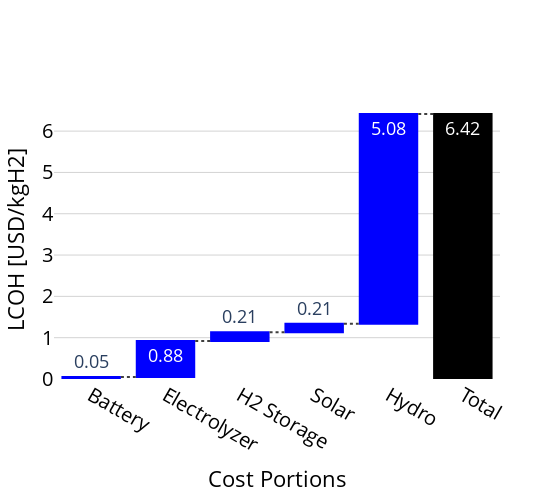

The code cell stored with this chart in its notebook:
### Code cell
generate_waterfall_chart(gdf_data, 'trucking')

### Figure 1 — Plotly figure (JSON) as saved in the notebook; plotly's stock layout.template omitted (floating-point values rounded to 4 significant figures)
{"data": [{"connector": {"line": {"color": "rgb(63, 63, 63)", "dash": "dot"}}, "decreasing": {"marker": {"color": "#ff7f0e"}}, "increasing": {"marker": {"color": "#0000ff"}}, "measure": ["relative", "relative", "relative", "relative", "relative", "total"], "name": "LCOH Cost Breakdown", "orientation": "v", "text": ["0.05", "0.88", "0.21", "0.21", "5.08", "6.42"], "totals": {"marker": {"color": "#000000"}}, "type": "waterfall", "x": ["Battery", "Electrolyzer", "H2 Storage", "Solar", "Hydro", "Total"], "y": [0.04556, 0.8755, 0.2129, 0.2063, 5.075, 0]}], "layout": {"font": {"size": 18}, "height": 500, "margin": {"b": 50, "l": 50, "r": 50, "t": 100}, "plot_bgcolor": "white", "showlegend": false, "width": 550, "xaxis": {"tickfont": {"color": "black", "size": 20}, "title": {"font": {"color": "black", "size": 22}, "text": "Cost Portions"}}, "yaxis": {"gridcolor": "lightgrey", "showgrid": true, "tickfont": {"color": "black", "size": 20}, "title": {"font": {"color": "black", "size": 22}, "text": "LCOH [USD/kgH2]"}}}}
